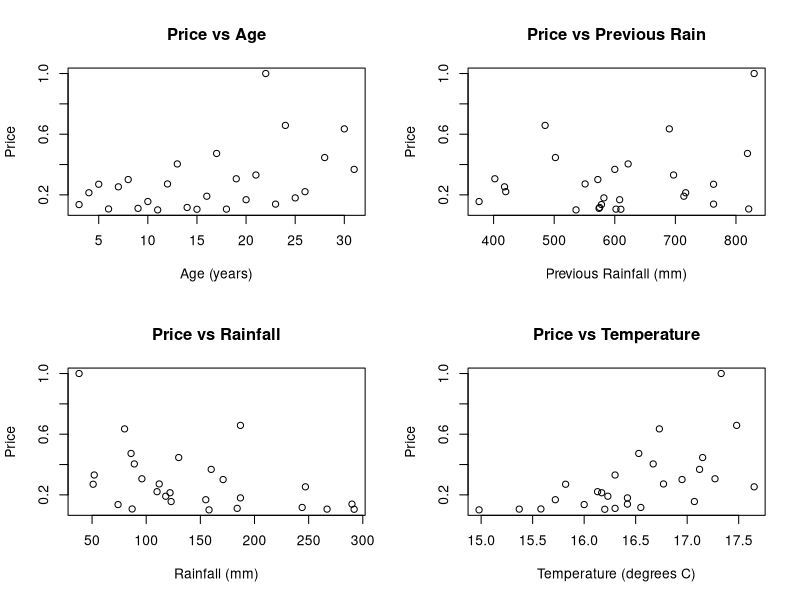
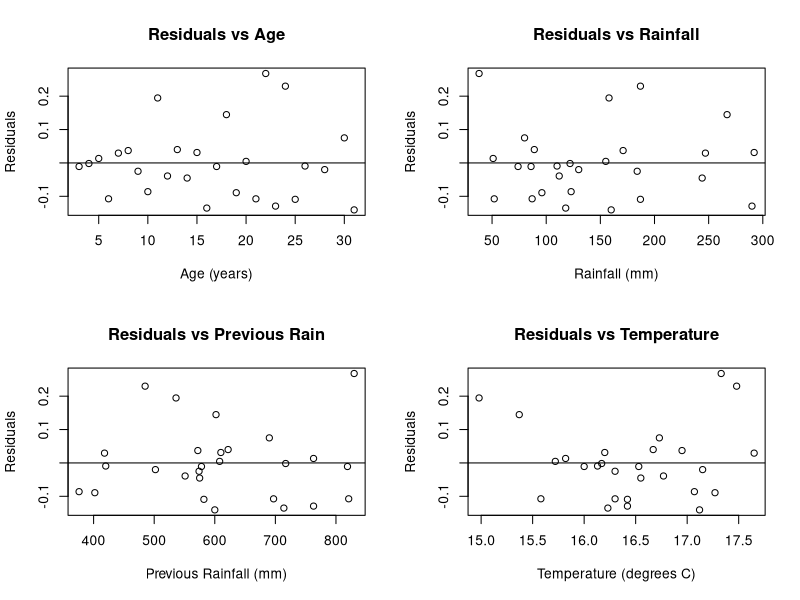
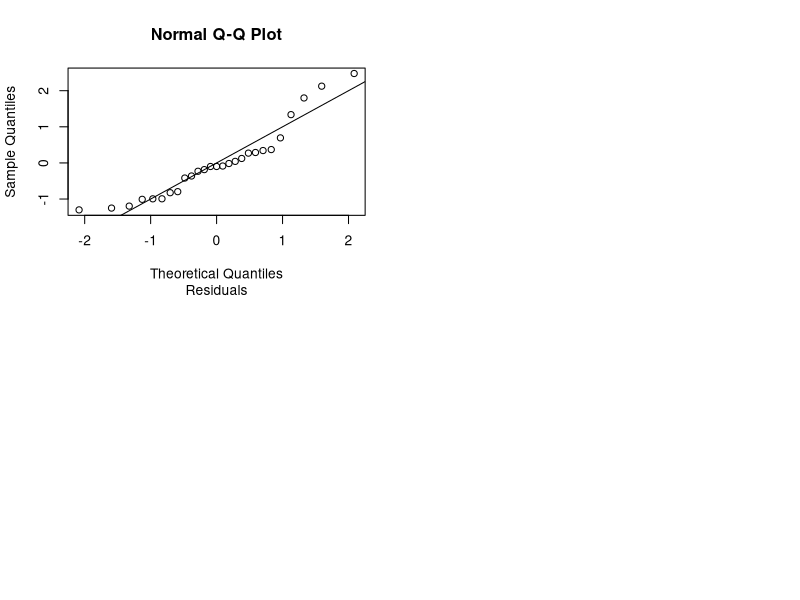
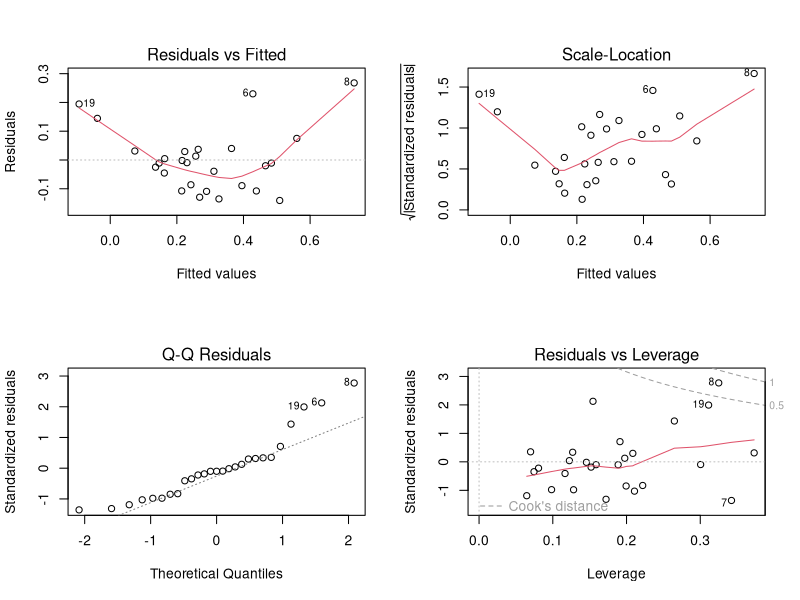
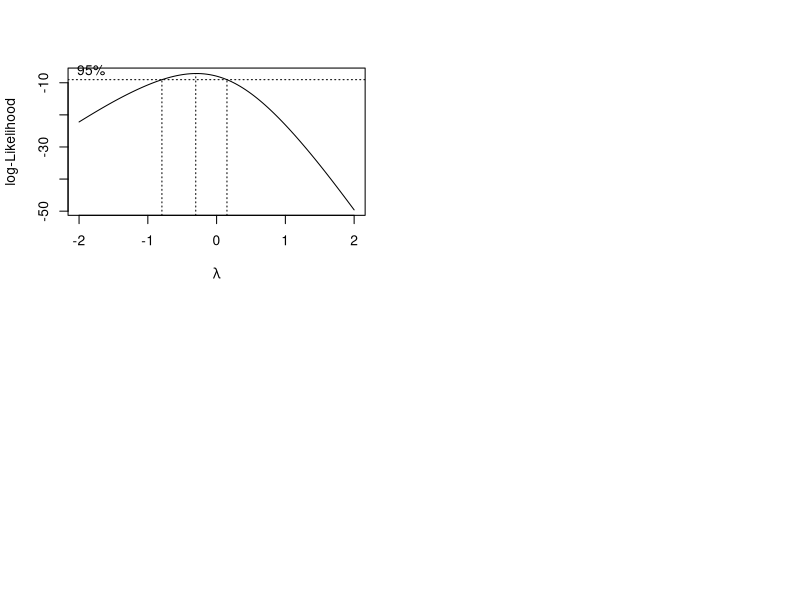
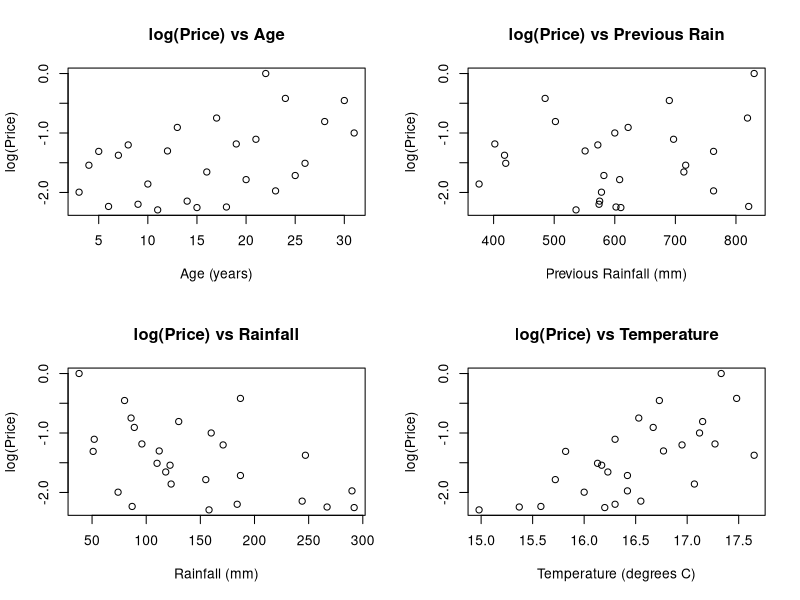
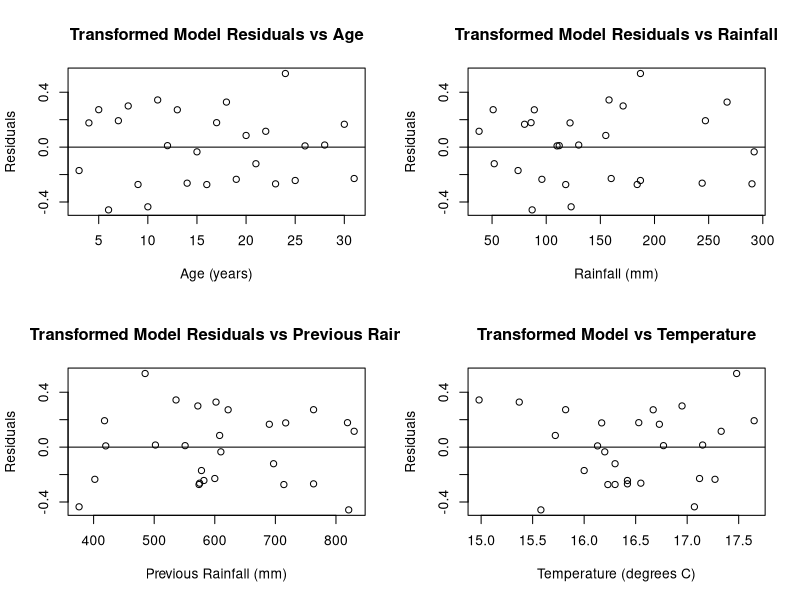
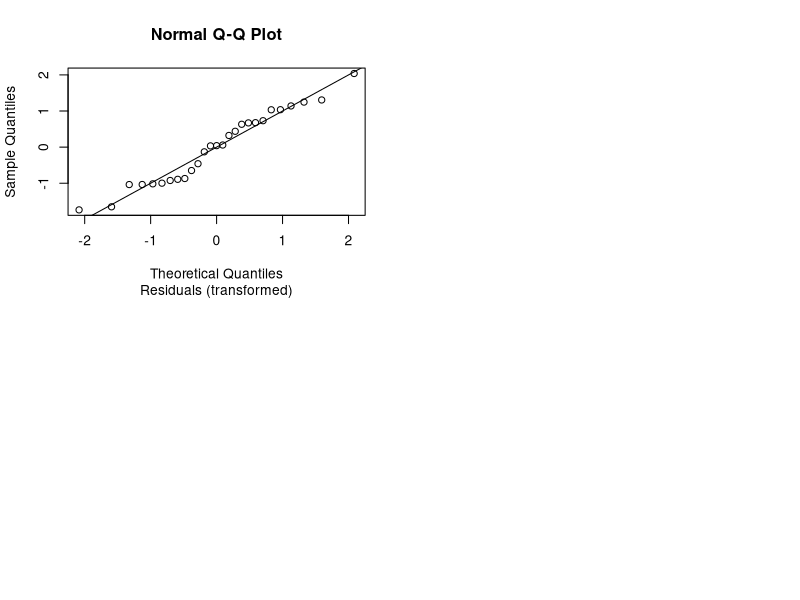

The R script that drew these images, in order:
## ---- chunk 1
knitr::opts_chunk$set(echo = TRUE)
## ---- chunk 2
## Set Working Directory
  setwd("/Users/Chris/Documents/R/Linear Model Evaluation and Transformation in R")
	getwd()

## Import Data
	data <- read.csv(file.path("Bordeaux.csv"), header = TRUE,sep=",")
	data
## ---- chunk 3

## ---- chunk 4
y <- data$Price
x1 <- data$Age
x2 <- data$Rain
x3 <- data$PrevRain
x4 <- data$Temp

# multiple linear regression
fit <- lm(Price ~ Age + Rain + PrevRain + Temp, data = data)

## ---- chunk 5

## ---- chunk 6
summary(fit)
summary(aov(fit))
## ---- chunk 7

## ---- chunk 8
## 1. check for linearity
layout(matrix(c(1,2,3,4),2,2))

## run simple plots with each variable to check for linearity
plot(y ~ x1, main = "Price vs Age", xlab = "Age (years)", ylab = "Price")
plot(y ~ x2, main = "Price vs Rainfall", xlab = "Rainfall (mm)", ylab = "Price")
plot(y ~ x3, main = "Price vs Previous Rain", xlab = "Previous Rainfall (mm)", ylab = "Price")
plot(y ~ x4, main = "Price vs Temperature", xlab = "Temperature (degrees C)", ylab = "Price")

## Residual Plots e_i vs x_i
par(mfrow = c(2,2))
plot(resid(fit)~x1, main = "Residuals vs Age", 
     xlab = "Age (years)", ylab = "Residuals")
  abline(h = 0)
plot(resid(fit)~x2, main = "Residuals vs Rainfall",
     xlab = "Rainfall (mm)", ylab = "Residuals")
	abline(h = 0)
plot(resid(fit)~x3, main = "Residuals vs Previous Rain",
     xlab = "Previous Rainfall (mm)", ylab = "Residuals")
	abline(h = 0)
plot(resid(fit)~x4, main = "Residuals vs Temperature",
     xlab = "Temperature (degrees C)", ylab = "Residuals")
	abline(h = 0)

## ---- chunk 9
## 2. Check for Independence
	
##Lag 1 Autocorrelation
n = length(y)
acf(resid(fit), lag.max = 1, plot = FALSE)
2 / sqrt(n)
## ---- chunk 10
## 3. Check for normality of Residuals

# q-q plot
z <- ( fit$residuals - mean(fit$residuals) ) / sd(fit$residuals)
qqnorm(z, sub = "Residuals")
abline(a = 0, b = 1)

## ---- chunk 11

# residual plots
layout(matrix(c(1,2,3,4),2,2))
plot(fit)

## ---- chunk 12

## ---- chunk 13
## Load additional library
	library(MASS)

# Plot of Log-likelihood function vs lambda
	boxcox(y ~ x1 + x2 +x3 + x4,
            plotit=T, lambda = seq(-2, 2, length = 10))
	## Looking for lambda values 95% and above
	## The "best" estimate for lambda is where the curve
	## is at maximum (lambda approximately 0)
	## A 95% confidence interval for lambda is
	## approximately -1.3 to 1.3


## List of values of lambda and corresponding Log-likelihood function
	boxcox(y ~ x1 + x2 +x3 + x4,
            plotit=F, lambda = seq(0, 0.5, length = 10))

	lambda <- 0


## Box-Cox power transformation
	trans.y <- log(y)
	trans.y	## transformed y values
	y	## original dataset y values

## Linear regression of the transformated data
	trans.fit <- lm(trans.y ~ Age + Rain + PrevRain + Temp, data = data)

## ---- chunk 14

## ---- chunk 15
## 1. check for linearity
layout(matrix(c(1,2,3,4),2,2))

## run simple plots with each variable to check for linearity
plot(trans.y ~ x1, main = "log(Price) vs Age", xlab = "Age (years)", ylab = "log(Price)")
plot(trans.y ~ x2, main = "log(Price) vs Rainfall", xlab = "Rainfall (mm)", ylab = "log(Price)")
plot(trans.y ~ x3, main = "log(Price) vs Previous Rain",
     xlab = "Previous Rainfall (mm)", ylab = "log(Price)")
plot(trans.y ~ x4, main = "log(Price) vs Temperature",
     xlab = "Temperature (degrees C)", ylab = "log(Price)")

## Residual Plots e_i vs x_i
par(mfrow = c(2,2))
plot(resid(trans.fit)~x1, main = "Transformed Model Residuals vs Age",
     xlab = "Age (years)", ylab = "Residuals")
  abline(h = 0)
plot(resid(trans.fit)~x2, main = "Transformed Model Residuals vs Rainfall",
     xlab = "Rainfall (mm)", ylab = "Residuals")
	abline(h = 0)
plot(resid(trans.fit)~x3, main = "Transformed Model Residuals vs Previous Rain",
     xlab = "Previous Rainfall (mm)", ylab = "Residuals")
	abline(h = 0)
plot(resid(trans.fit)~x4, main = "Transformed Model vs Temperature",
     xlab = "Temperature (degrees C)", ylab = "Residuals")
	abline(h = 0)

## ---- chunk 16
summary(trans.fit)
summary(aov(trans.fit))
## ---- chunk 17
## 2. Check for Independence
	
##Lag 1 Autocorrelation
n = length(trans.y)
acf(resid(trans.fit), lag.max = 1, plot = FALSE)
2 / sqrt(n)

## ---- chunk 18
## 3. Check for normality of Residuals

# q-q plot
z <- (trans.fit$residuals - mean(trans.fit$residuals) ) / sd(trans.fit$residuals)
qqnorm(z, sub = "Residuals (transformed)")
abline(a = 0, b = 1)


## ---- chunk 19
	## Shapiro-Wilk
  shapiro.test(trans.fit$residuals)

## ---- chunk 20

# residual plots
layout(matrix(c(1,2,3,4),2,2))
plot(trans.fit)

## ---- chunk 21
summary(trans.fit)
